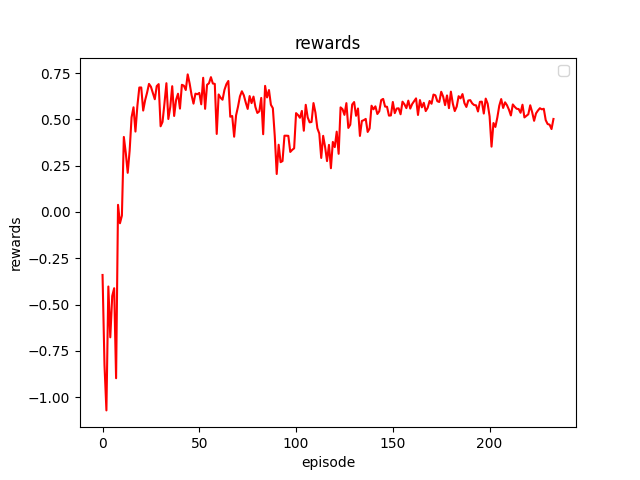

The Python source for this figure:
import matplotlib.pyplot as plt
import numpy as np

with open('D:\HYZ\Simulation Platform\DDPG-simulator\modules\cloudsim\src\main\java\org\cloudbus\\fog\\resultfiles\evaluation\\samples.txt', 'r') as f:
    results = f.readlines()
    total_lines = len(results)
    rewards = []
    steps = 0
    reward = 0
    while steps < 360*18:
        temp = results[steps].split('\t')
        reward += float(temp[2][1:-1])
        steps = steps+1
        if steps % 50 == 0:
            rewards.append(reward/50)
            reward = 0

plt.plot(rewards, color='red')
plt.title(label='rewards')
plt.xlabel(xlabel='episode')
plt.ylabel(ylabel='rewards')
plt.legend()
# plt.savefig('./rewards.png')
plt.show()